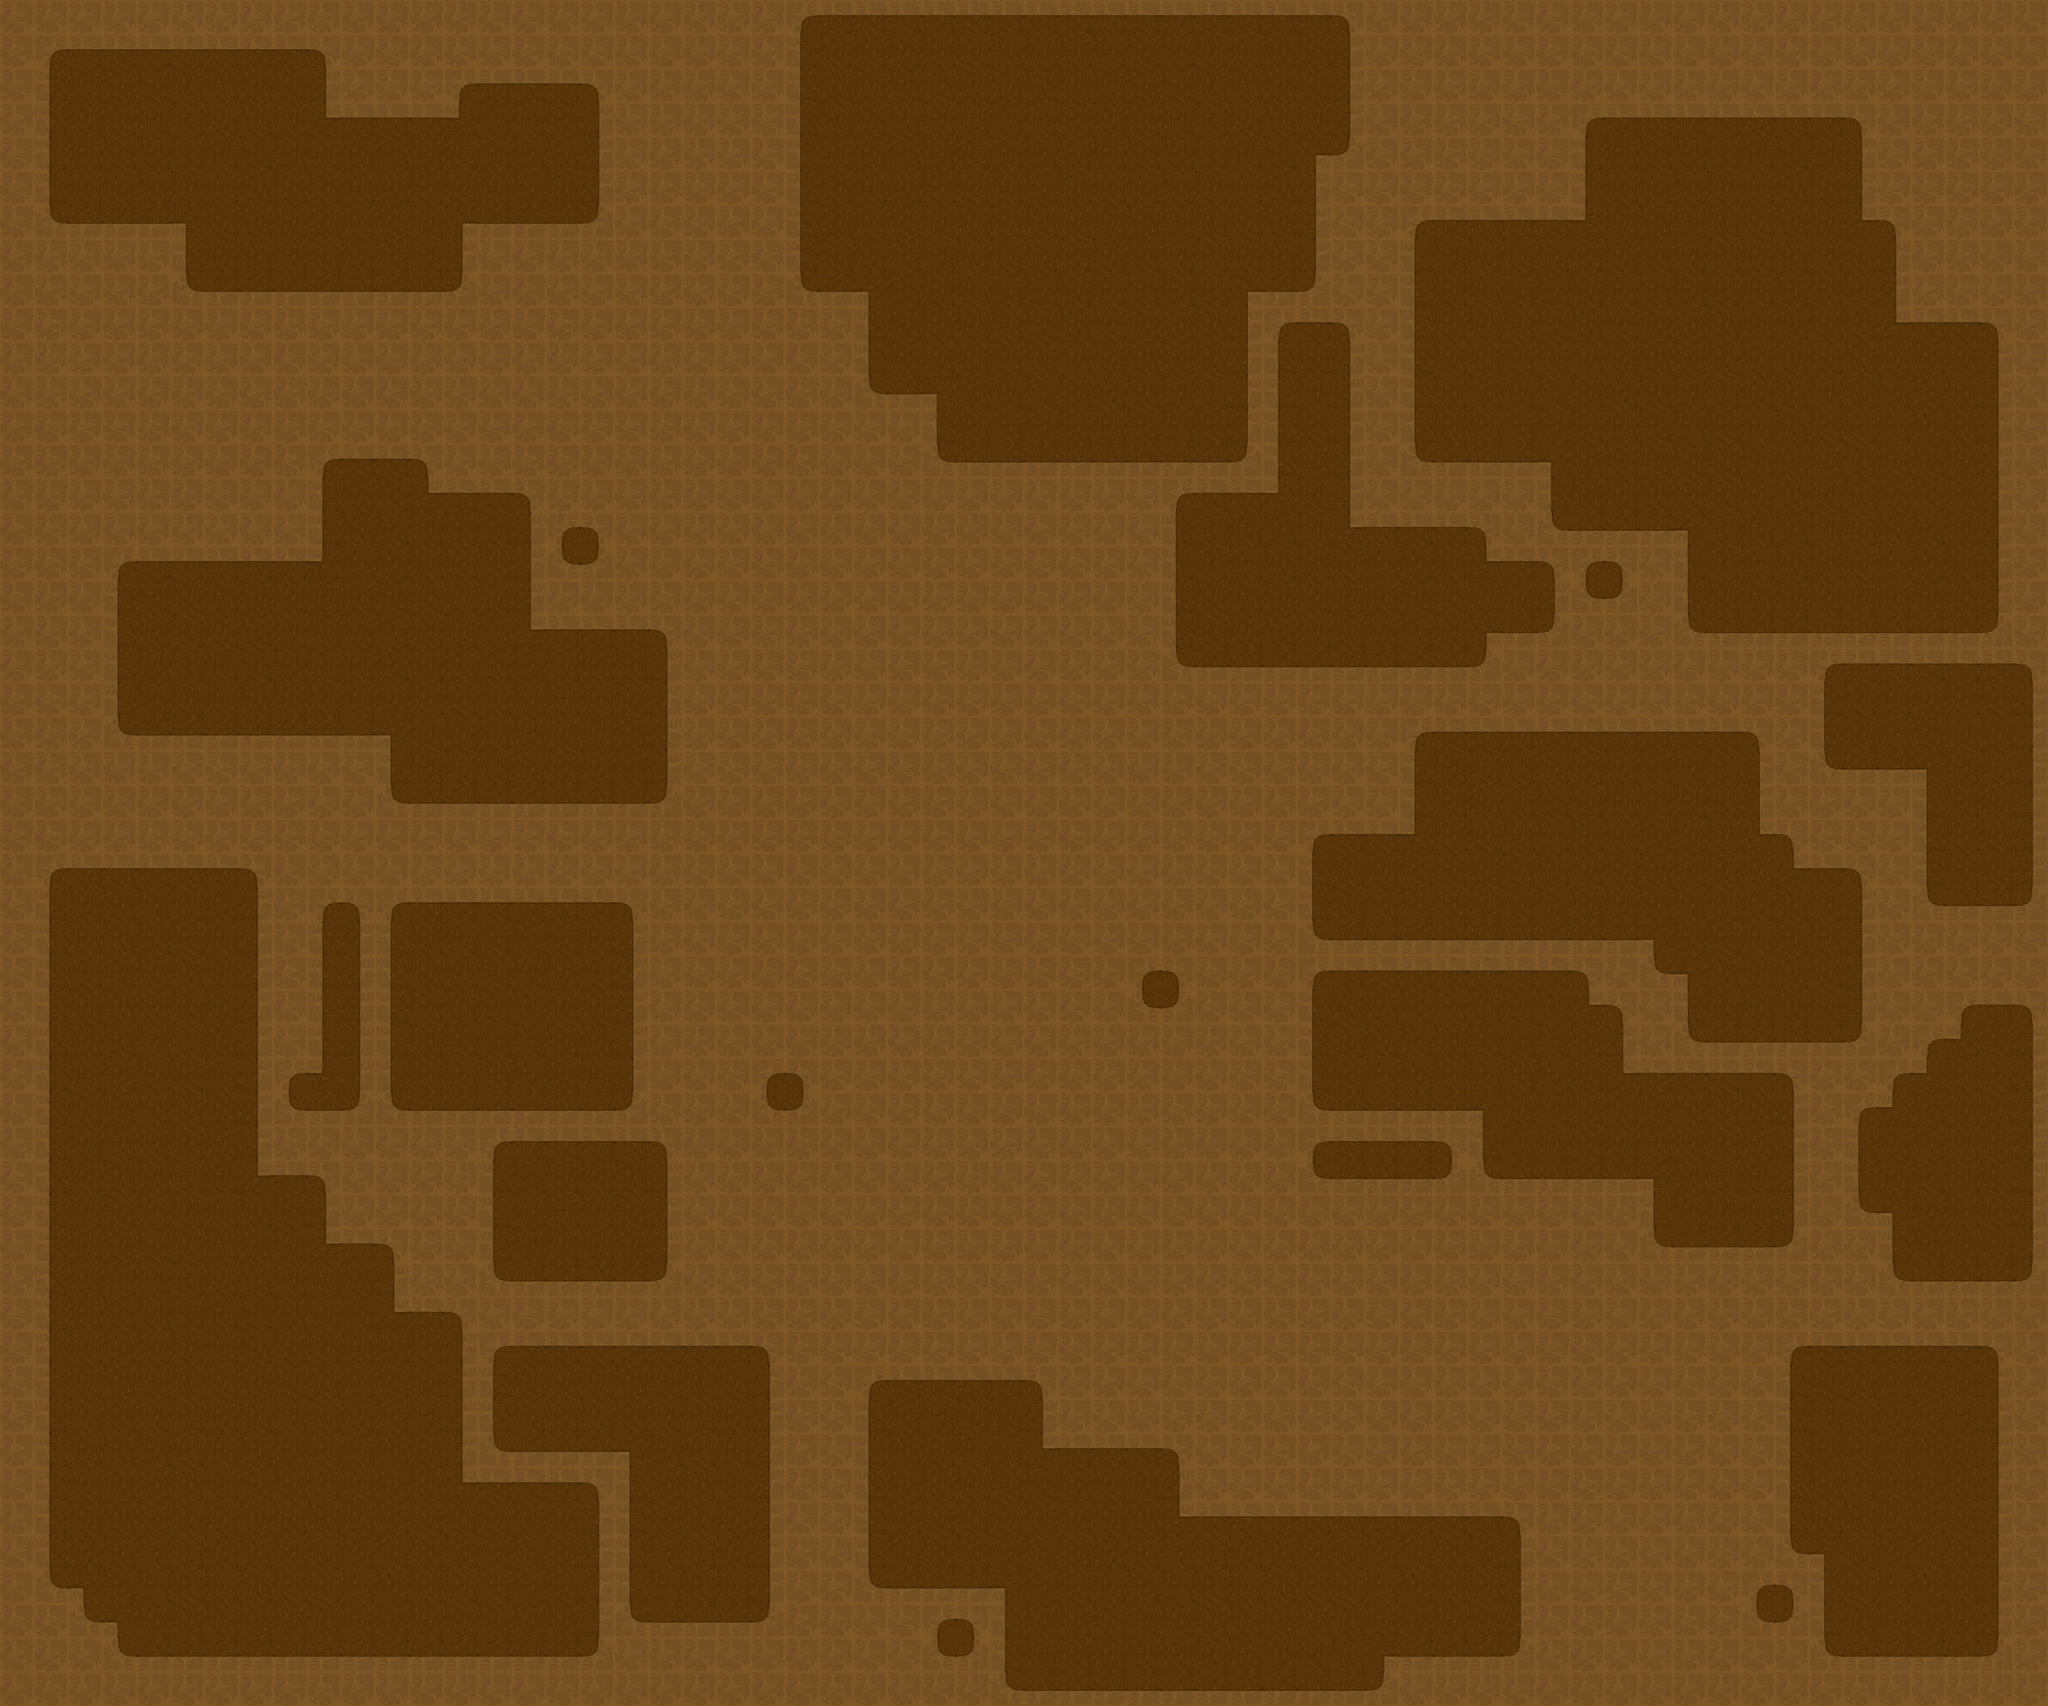

This game map was drawn from its Tiled (.tmx) file and the tilesets committed beside it. A one-line description and the trimmed map source follow:
An orthogonal 60x50 tile map with 128x128 px tiles, 1 tile layer (Tile Layer 1).

<map version="1.10" tiledversion="1.10.0" orientation="orthogonal" renderorder="right-down" width="60" height="50" tilewidth="128" tileheight="128" infinite="0" nextlayerid="3" nextobjectid="1">
 <tileset firstgid="1" source="muta.tsx" />
 <layer id="1" name="Tile Layer 1" width="60" height="50">
  <data>[3000 cells, 3000 non-empty, 6 distinct tile ids]</data>
 </layer>
</map>